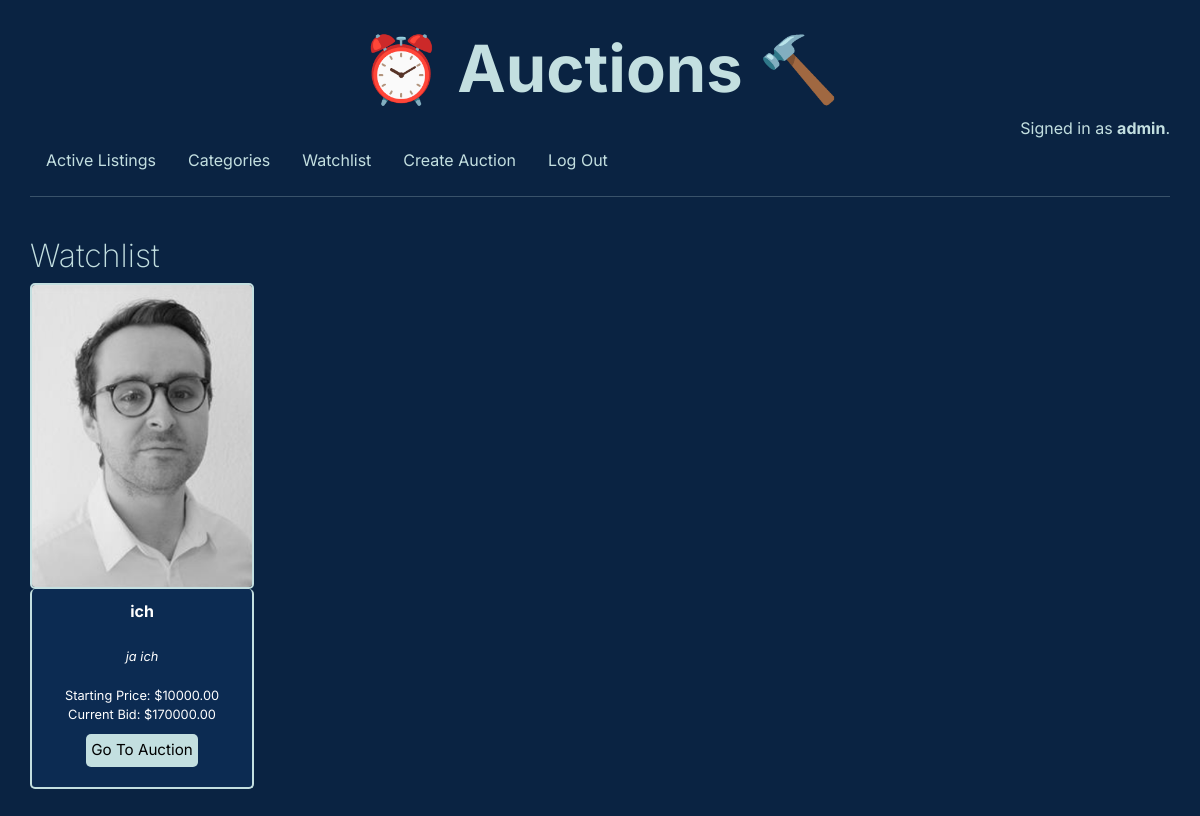
The page /watchlist (signed in) on the database as committed earlier.
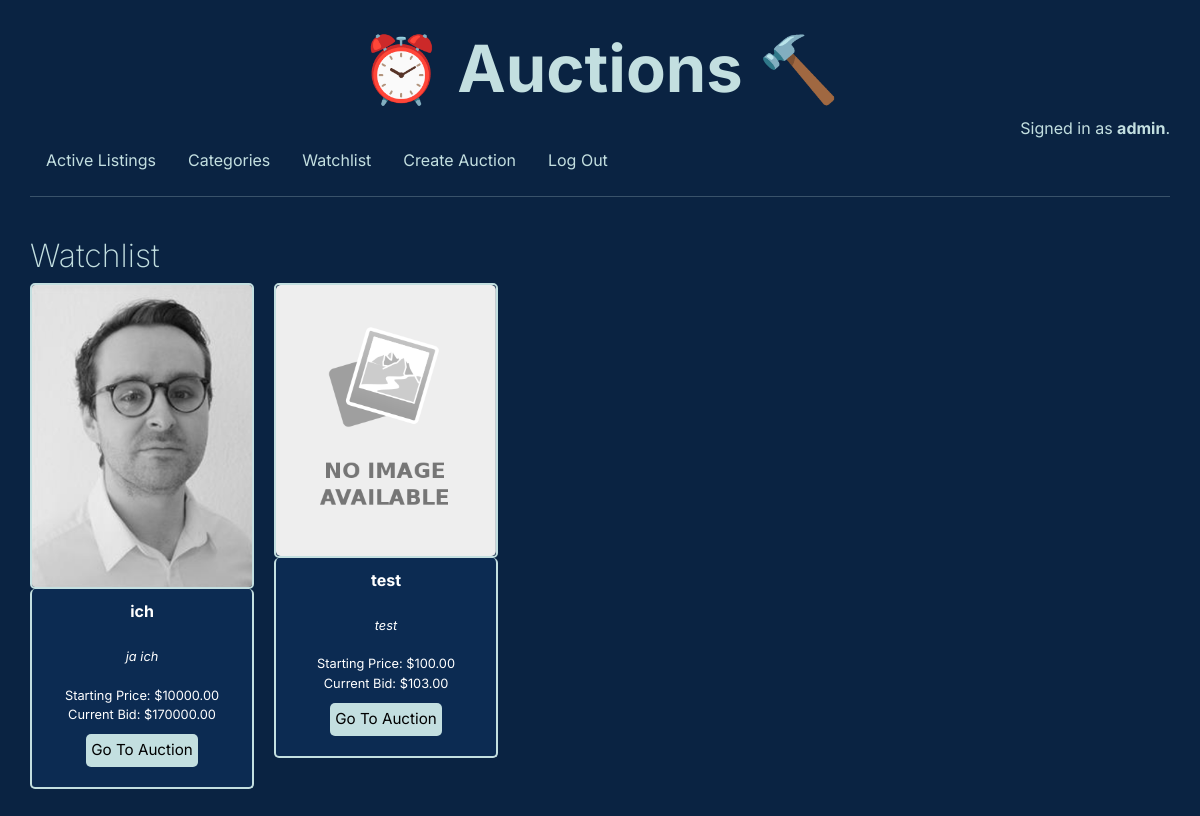
The same page on the database as committed later.
### auctions/models.py (models this page shows, shortened)
class Watchlist(models.Model):
    auction = models.ForeignKey(Listing, on_delete=models.CASCADE, related_name="watchlists")
    user = models.ForeignKey(User, on_delete=models.CASCADE, related_name="watchlists")

class Listing(models.Model):
    item_name = models.CharField(max_length=128)
    item_description = models.TextField()
    starting_price = models.DecimalField(decimal_places=2, max_digits=8, validators=[MinValueValidator(0.01)])
    image = models.ImageField(upload_to="", blank=True, default="noimage.svg.png")
    image_url = models.URLField(blank=True)
    category = models.ForeignKey(Category, on_delete=models.CASCADE, related_name="listings")
    user = models.ForeignKey(User, on_delete=models.CASCADE, related_name="listings")
    active = models.BooleanField(default=True)

class Bid(models.Model):
    bid_amount = models.DecimalField(decimal_places=2, max_digits=8, validators=[MinValueValidator(0.01)], default=0)
    user = models.ForeignKey(User, on_delete=models.CASCADE, related_name="bids")
    auction = models.ForeignKey(Listing, on_delete=models.CASCADE, related_name="bids")

### auctions/views.py (the view)
# urls.py: path("watchlist", views.watchlist, name="watchlist"),
def watchlist(request):
    user = request.user
    auctions = Watchlist.objects.all().filter(user=user)
    return render(
        request, "auctions/watchlist.html", {"user": user, "auctions": auctions}
    )

### auctions/templates/auctions/watchlist.html
{% extends "auctions/layout.html" %}
{% block body %}
    <h2>Watchlist</h2>
    <div class="card-container">
        {% for auction in auctions %}
        <div class="auction-card">
        {% if auction.auction.image_url != "" %}
        <img class="card-image" src="{{auction.auction.image_url}}" alt="" />
        {% else %}
        <img class="card-image" src="{{auction.auction.image.url}}" alt="" />
        {% endif %}
            <div class="card-content">
            <div class="card-atitle">{{ auction.auction.item_name }}</div> <br>
            <div class="card-adesc"><em>{{ auction.auction.item_description }}</em> <br><br>
                Starting Price: ${{ auction.auction.starting_price }} <br>
                {% if auction.auction.bids.last.bid_amount %}
                Current Bid: ${{ auction.auction.bids.last.bid_amount }}
                {% else %}
                Current Bid: No Bid
                 {% endif %} </div>
                <form action="/auction/{{ auction.auction.pk }}">
                <button class="auc-btn" type="submit">Go To Auction</button>
                </form>
            </div>
        </div>
        {% endfor %}
        </div>
{% endblock %}

Rows that differ between the two databases and show on the page:
added Watchlist: auction.image (placeholder picture), auction.item_name "test", auction.item_description "test", auction.starting_price "100.00", auction.bids.last.bid_amount "103.00"
